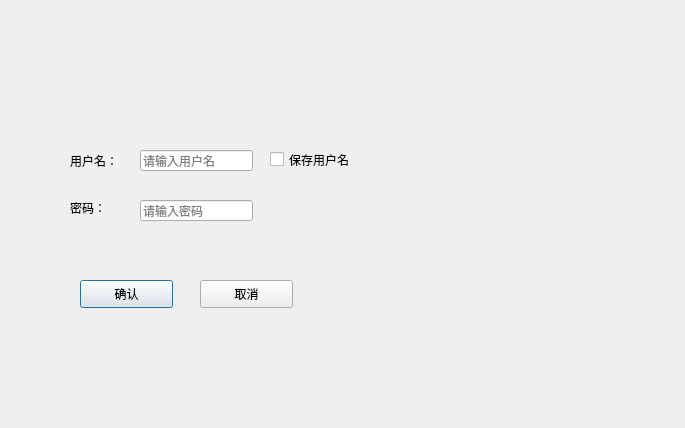
<?xml version="1.0" encoding="UTF-8"?>
<ui version="4.0">
 <class>DialogLogin</class>
 <widget class="QDialog" name="DialogLogin">
  <property name="geometry">
   <rect>
    <x>0</x>
    <y>0</y>
    <width>685</width>
    <height>428</height>
   </rect>
  </property>
  <property name="windowTitle">
   <string>Dialog</string>
  </property>
  <property name="modal">
   <bool>false</bool>
  </property>
  <widget class="QLabel" name="label">
   <property name="geometry">
    <rect>
     <x>440</x>
     <y>10</y>
     <width>231</width>
     <height>421</height>
    </rect>
   </property>
   <property name="text">
    <string/>
   </property>
   <property name="pixmap">
    <pixmap resource="Rail/rail.qrc">:/Image/Xing.png</pixmap>
   </property>
  </widget>
  <widget class="QWidget" name="widget" native="true">
   <property name="geometry">
    <rect>
     <x>30</x>
     <y>120</y>
     <width>391</width>
     <height>211</height>
    </rect>
   </property>
   <widget class="QLabel" name="editUser">
    <property name="geometry">
     <rect>
      <x>40</x>
      <y>30</y>
      <width>68</width>
      <height>21</height>
     </rect>
    </property>
    <property name="text">
     <string>用户名：</string>
    </property>
   </widget>
   <widget class="QLineEdit" name="lineeditUser">
    <property name="geometry">
     <rect>
      <x>110</x>
      <y>30</y>
      <width>113</width>
      <height>21</height>
     </rect>
    </property>
    <property name="placeholderText">
     <string>请输入用户名</string>
    </property>
   </widget>
   <widget class="QLabel" name="editPSWD">
    <property name="geometry">
     <rect>
      <x>40</x>
      <y>80</y>
      <width>68</width>
      <height>15</height>
     </rect>
    </property>
    <property name="text">
     <string>密码：</string>
    </property>
   </widget>
   <widget class="QLineEdit" name="lineeditPSWD">
    <property name="geometry">
     <rect>
      <x>110</x>
      <y>80</y>
      <width>113</width>
      <height>21</height>
     </rect>
    </property>
    <property name="echoMode">
     <enum>QLineEdit::PasswordEchoOnEdit</enum>
    </property>
    <property name="placeholderText">
     <string>请输入密码</string>
    </property>
   </widget>
   <widget class="QPushButton" name="btnOK">
    <property name="geometry">
     <rect>
      <x>50</x>
      <y>160</y>
      <width>93</width>
      <height>28</height>
     </rect>
    </property>
    <property name="text">
     <string>确认</string>
    </property>
   </widget>
   <widget class="QPushButton" name="btnCancel">
    <property name="geometry">
     <rect>
      <x>170</x>
      <y>160</y>
      <width>93</width>
      <height>28</height>
     </rect>
    </property>
    <property name="text">
     <string>取消</string>
    </property>
   </widget>
   <widget class="QCheckBox" name="checkBoxSave">
    <property name="geometry">
     <rect>
      <x>240</x>
      <y>30</y>
      <width>101</width>
      <height>19</height>
     </rect>
    </property>
    <property name="tabletTracking">
     <bool>false</bool>
    </property>
    <property name="text">
     <string>保存用户名</string>
    </property>
    <property name="checked">
     <bool>false</bool>
    </property>
   </widget>
  </widget>
 </widget>
 <resources>
  <include location="Rail/rail.qrc"/>
 </resources>
 <connections>
  <connection>
   <sender>btnCancel</sender>
   <signal>clicked()</signal>
   <receiver>DialogLogin</receiver>
   <slot>reject()</slot>
   <hints>
    <hint type="sourcelabel">
     <x>246</x>
     <y>293</y>
    </hint>
    <hint type="destinationlabel">
     <x>342</x>
     <y>213</y>
    </hint>
   </hints>
  </connection>
 </connections>
</ui>
